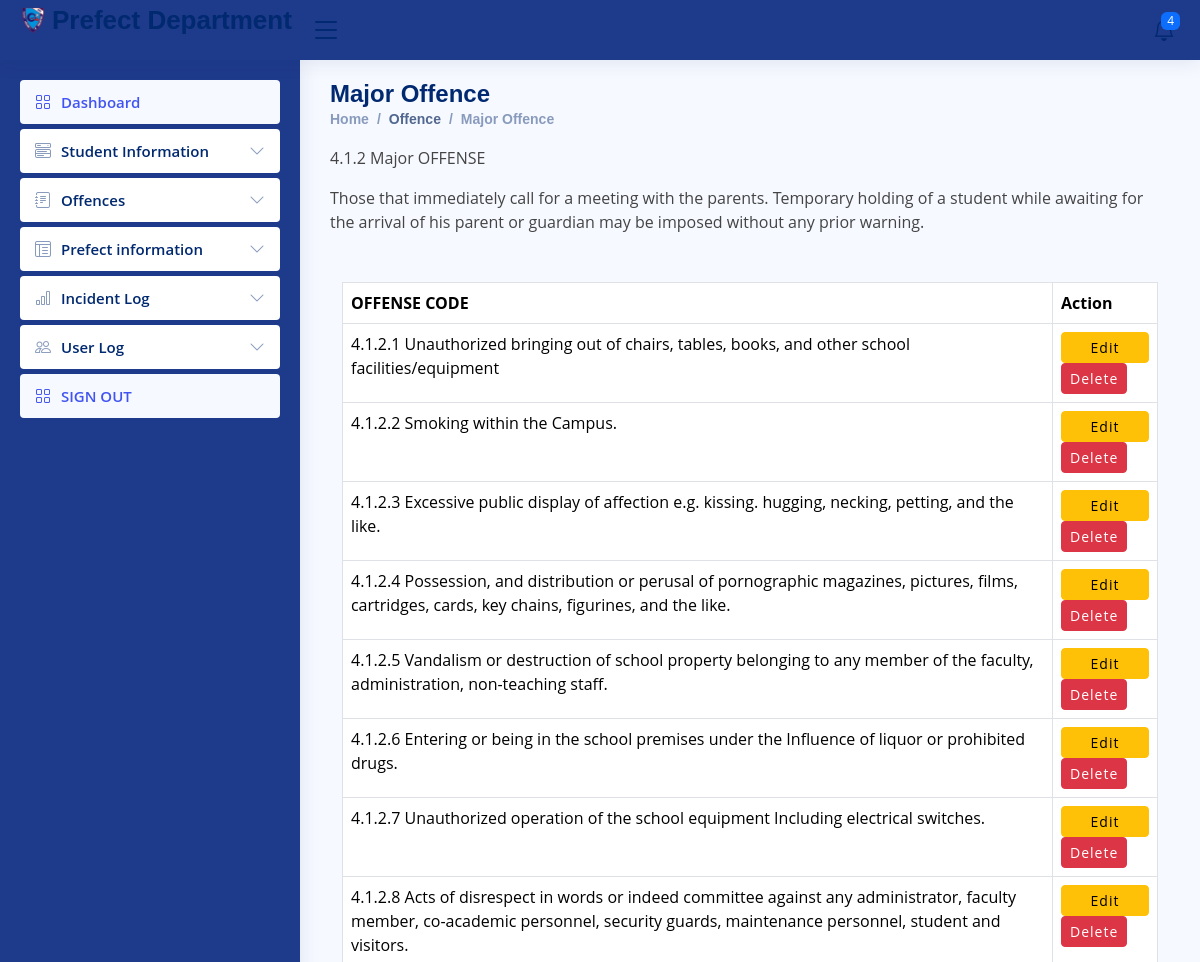
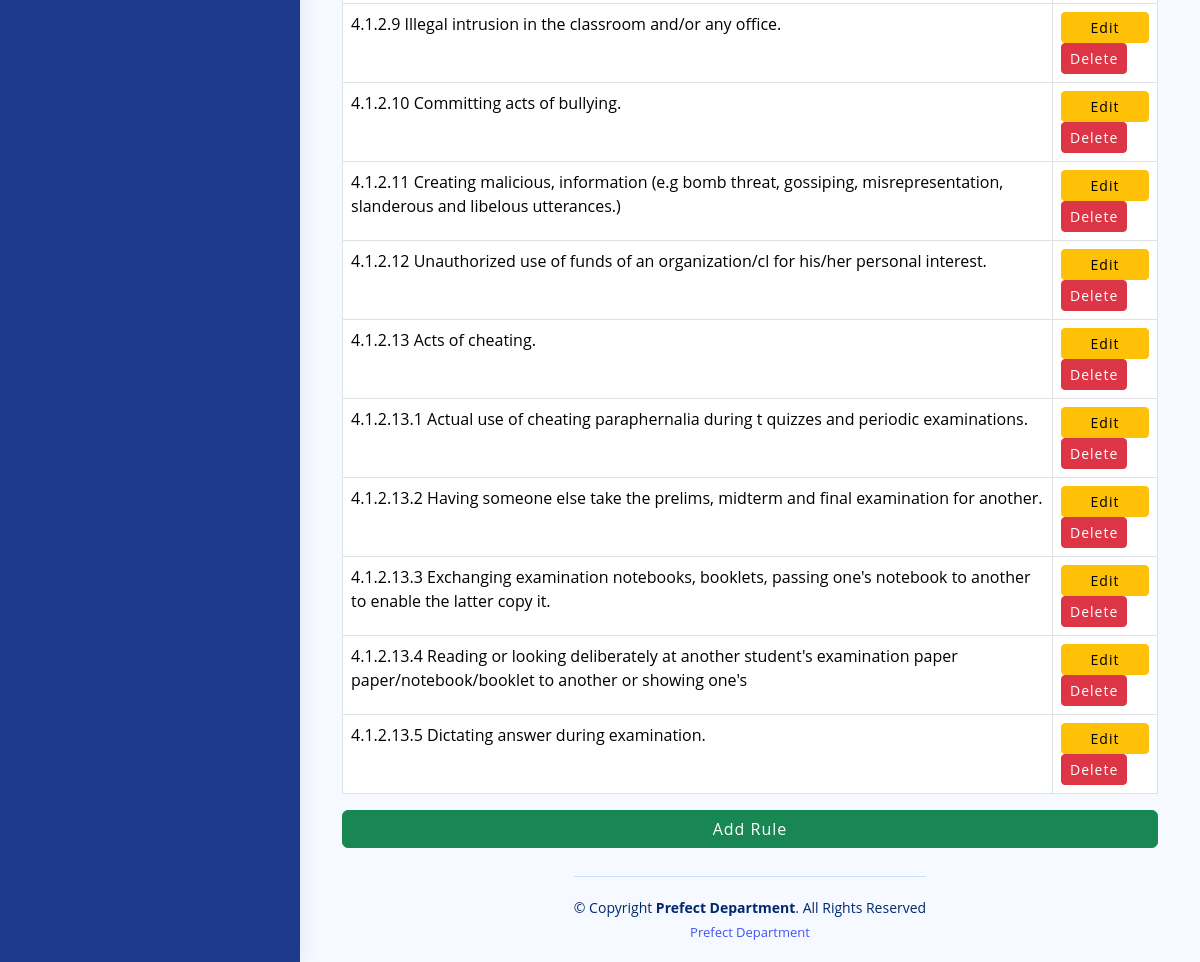
Page /Major.php (signed in) on the committed database (2 pictures, top to bottom).
### tables this page shows
CREATE TABLE `bcp_sms3_major` (
  `majorId` int(20) NOT NULL,
  `major` varchar(500) NOT NULL
);

### Major.php (the view, shortened to what this page needs)
<?php
  include('connect.php');
$query = "SELECT majorId, major FROM bcp_sms3_major";
$result = mysqli_query($connect, $query);
?>
<!DOCTYPE html>
<html lang="en">
<head>
  <link href="assets/vendor/bootstrap/css/bootstrap.min.css" rel="stylesheet">
  <link href="assets/vendor/bootstrap-icons/bootstrap-icons.css" rel="stylesheet">
  <link href="assets/vendor/simple-datatables/style.css" rel="stylesheet">
  <link href="assets/css/style.css" rel="stylesheet">
</head>
<body>
<?php include('C:\xampp\htdocs\Prefect\inc\header.php'); ?>
<?php include('C:\xampp\htdocs\Prefect\inc\adminsidebar.php'); ?>
  <main id="main" class="main">
    <div class="pagetitle">
      <h1>Major Offence</h1>
      <nav>
        <ol class="breadcrumb">
          <li class="breadcrumb-item"><a href="admin.php">Home</a></li>
          <li class="breadcrumb-item active">Offence</li>
          <li class="breadcrumb-item actxive">Major Offence</li>
        </ol>
      </nav>
    </div>
    <p>4.1.2 Major OFFENSE</p>
    <p>Those that immediately call for a meeting with the parents. Temporary holding of a student while awaiting for
    the arrival of his parent or guardian may be imposed without any prior warning.</p>
    <div class="container mt-5">
            <div class="text-bottom mb-2">
                <div class="position-relative">
                <table class="table table-bordered ">
                    <thead class="thead-dark">
                    <tr>
                        <th>OFFENSE CODE</th>
                        <th>Action</th>
                    </tr>
                    </thead>
                    </div>
                    <tbody>
                    <?php
if (mysqli_num_rows($result) > 0) {
    while ($row = mysqli_fetch_assoc($result)) {
        echo "<tr>
        <td>{$row['major']}</td>
        <td>
            <button class='btn btn-warning btn-sm editBtn'
                data-major='{$row['major']}'>
                Edit
            </button>
            <form method='POST' style='display:inline-block;' onsubmit='return confirm(\"Are you sure you want to delete this?\");'>
                <input type='hidden' name='majorId' value='{$row['majorId']}'>
                <input type='hidden' name='action' value='delete'>
                <button type='submit' class='btn btn-danger btn-sm'>Delete</button>
            </form>
        </td>
      </tr>";
    }
} else {
    echo "<tr><td colspan='6' class='text-center'>No Rules found</td></tr>";
}
?>
</tbody>
<button type="button" class="btn btn-success" data-toggle="modal" data-target="#addModal">Add Rule</button>
</div>
</main>
<?php include('C:\xampp\htdocs\Prefect\inc\footer.php'); ?>
</body>
</html>

### inc/header.php (shortened to what this page needs)
<header id="header" class="header fixed-top d-flex align-items-center">
  <div class="d-flex align-items-center justify-content-between">
      <a href="index.html" class="logo d-flex align-items-center">
        <img src="/logo.png" alt="">
          <span class="d-none d-lg-block">Prefect Department</span>
      </a>
    <i class="bi bi-list toggle-sidebar-btn"></i>
    </div>
    <nav class="header-nav ms-auto">
    <ul class="d-flex align-items-center">
    <li class="nav-item d-block d-lg-none">
    <li class="nav-item dropdown">
    <a class="nav-link nav-icon" href="#" data-bs-toggle="dropdown">
    <i class="bi bi-bell"></i>
    <span class="badge bg-primary badge-number">4</span>
    </a>
    </li>
    </nav>
  </header>

### inc/adminsidebar.php (shortened to what this page needs)
<aside id="sidebar" class="sidebar">
<ul class="sidebar-nav" id="sidebar-nav">
  <li class="nav-item">
    <a class="nav-link " href="admin.php">
      <i class="bi bi-grid"></i>
      <span>Dashboard</span>
    </a>
  </li>
  <li class="nav-item">
    <a class="nav-link collapsed" data-bs-target="#components-nav" data-bs-toggle="collapse" href="#">
      <i class="bi bi-menu-button-wide"></i><span>Student Information</span><i class="bi bi-chevron-down ms-auto"></i>
    </a>
  </li>
  <li class="nav-item">
    <a class="nav-link collapsed" data-bs-target="#forms-nav" data-bs-toggle="collapse" href="#">
      <i class="bi bi-journal-text"></i><span>Offences</span><i class="bi bi-chevron-down ms-auto"></i>
    </a>
  </li>
  <li class="nav-item">
    <a class="nav-link collapsed" data-bs-target="#tables-nav" data-bs-toggle="collapse" href="#">
      <i class="bi bi-layout-text-window-reverse"></i><span>Prefect information</span><i class="bi bi-chevron-down ms-auto"></i>
    </a>
  </li>
  <li class="nav-item">
    <a class="nav-link collapsed" data-bs-target="#charts-nav" data-bs-toggle="collapse" href="#">
      <i class="bi bi-bar-chart"></i><span>Incident Log</span><i class="bi bi-chevron-down ms-auto"></i>
    </a>
  </li>
  <li class="nav-item">
    <a class="nav-link collapsed" data-bs-target="#icon-nav" data-bs-toggle="collapse" href="#">
      <i class="bi bi-people"></i><span>User Log</span><i class="bi bi-chevron-down ms-auto"></i>
    </a>
  </li>
  <li class="nav-item">
    <a class="nav-link " id="logout" href="/logout.php">
      <i class="bi bi-grid"></i>
      <span>SIGN OUT</span>
    </a>
  </li>
</aside>

### inc/footer.php
<footer id="footer" class="footer">
    <div class="copyright">
      &copy; Copyright <strong><span>Prefect Department</span></strong>. All Rights Reserved
    </div>
    <div class="credits">
    <a href="">Prefect Department</a>
    </div>
  </footer>

### assets/css/style.css (style rules this page uses)
:root { scroll-behavior: smooth; }
body { font-family: "Open Sans", sans-serif; background: #f6f9ff; color: #444444; }
a { color: #4154f1; text-decoration: none; }
h1, h2, h3, h4, h5, h6 { font-family: "Nunito", sans-serif; }
#main { margin-top: 60px; padding: 20px 30px; transition: all 0.3s; }
.pagetitle { margin-bottom: 10px; }
.pagetitle h1 { font-size: 24px; margin-bottom: 0; font-weight: 600; color: #012970; }
.breadcrumb { font-size: 14px; font-family: "Nunito", sans-serif; color: #899bbd; font-weight: 600; }
.breadcrumb a { color: #899bbd; transition: 0.3s; }
.breadcrumb .breadcrumb-item::before { color: #899bbd; }
.breadcrumb .active { color: #51678f; font-weight: 600; }
.logo { line-height: 1; }
@media (min-width: 1200px) { .logo { width: 280px; } }
.logo img { max-height: 26px; margin-right: 6px; }
.logo span { font-size: 26px; font-weight: 700; color: #012970; font-family: "Nunito", sans-serif; }
.header { transition: all 0.5s; z-index: 997; height: 60px; box-shadow: 0px 2px 20px rgba(1, 41, 112, 0.1); background-color:#1e3a8a ; padding-left: 20px; }
.header .toggle-sidebar-btn { font-size: 32px; padding-left: 10px; cursor: pointer; color: #012970; }
.header-nav ul { list-style: none; }
.header-nav>ul { margin: 0; padding: 0; }
.header-nav .nav-icon { font-size: 22px; color: #012970; margin-right: 25px; position: relative; }
.header-nav .badge-number { position: absolute; inset: -2px -5px auto auto; font-weight: normal; font-size: 12px; padding: 3px 6px; }
.sidebar { position: fixed; top: 60px; left: 0; bottom: 0; width: 300px; z-index: 996; transition: all 0.3s; padding: 20px; overflow-y: auto; scrollbar-width: thin; scrollbar-color: #aab7cf transparent; box-shadow: 0px 0px 20px rgba(1, 41, 112, 0.1); background-color:#1e3a8a; }
@media (min-width: 1200px) { #main, #footer { margin-left: 300px; } }
.sidebar-nav { padding: 0; margin: 0; list-style: none; }
.sidebar-nav li { padding: 0; margin: 0; list-style: none; }
.sidebar-nav .nav-item { margin-bottom: 5px; }
.sidebar-nav .nav-link { display: flex; align-items: center; font-size: 15px; font-weight: 600; color: #4154f1; transition: 0.3; background: #f6f9ff; padding: 10px 15px; border-radius: 4px; }
.sidebar-nav .nav-link i { font-size: 16px; margin-right: 10px; color: #4154f1; }
.sidebar-nav .nav-link.collapsed { color: #012970; background: #fff; }
.sidebar-nav .nav-link.collapsed i { color: #899bbd; }
.sidebar-nav .nav-link .bi-chevron-down { margin-right: 0; transition: transform 0.2s ease-in-out; }
.footer { padding: 20px 0; font-size: 14px; transition: all 0.3s; border-top: 1px solid #cddfff; }
.footer .copyright { text-align: center; color: #012970; }
.footer .credits { padding-top: 5px; text-align: center; font-size: 13px; color: #012970; }

### assets/css/login.css (style rules this page uses)
body { background-color: #f4f4f4; font-family: 'Segoe UI', Tahoma, Geneva, Verdana, sans-serif; display: flex; flex-direction: column; align-items: center; justify-content: center; min-height: 100vh; margin: 0; padding: 0; background-image: linear-gradient(135deg, #6b73ff 0%, #000dff 100%); }
.logo { text-align: center; margin-bottom: 20px; }
.logo img { max-width: 100px; height: auto; }
button { background-color: #007BFF; color: white; padding: 12px 20px; border: none; border-radius: 25px; width: 100%; cursor: pointer; font-size: 1.2em; font-weight: bold; letter-spacing: 1px; transition: background-color 0.3s ease, transform 0.3s ease; }

### rows in the picture
bcp_sms3_major: major "4.1.2.1 Unauthorized bringing out of chairs, tables, books, and other school facilities/equipment"
bcp_sms3_major: major "4.1.2.2 Smoking within the Campus."
bcp_sms3_major: major "4.1.2.3 Excessive public display of affection e.g. kissing. hugging, necking, petting, and the like."
bcp_sms3_major: major "4.1.2.4 Possession, and distribution or perusal of pornographic magazines, pictures, films, cartridges, cards, key chains, figurines, and the like."
bcp_sms3_major: major "4.1.2.5 Vandalism or destruction of school property belonging to any member of the faculty, administration, non-teaching staff."
bcp_sms3_major: major "4.1.2.6 Entering or being in the school premises under the Influence of liquor or prohibited drugs."
bcp_sms3_major: major "4.1.2.7 Unauthorized operation of the school equipment Including electrical switches."
bcp_sms3_major: major "4.1.2.8 Acts of disrespect in words or indeed committee against any administrator, faculty member, co-academic personnel, security guards, maintenance personnel, student and visitors."
bcp_sms3_major: major "4.1.2.9 Illegal intrusion in the classroom and/or any office."
bcp_sms3_major: major "4.1.2.10 Committing acts of bullying."
bcp_sms3_major: major "4.1.2.11 Creating malicious, information (e.g bomb threat, gossiping, misrepresentation, slanderous and libelous utterances.)"
bcp_sms3_major: major "4.1.2.12 Unauthorized use of funds of an organization/cl for his/her personal interest."
bcp_sms3_major: major "4.1.2.13 Acts of cheating."
bcp_sms3_major: major "4.1.2.13.1 Actual use of cheating paraphernalia during t quizzes and periodic examinations."
bcp_sms3_major: major "4.1.2.13.2 Having someone else take the prelims, midterm and final examination for another."
bcp_sms3_major: major "4.1.2.13.3 Exchanging examination notebooks, booklets, passing one's notebook to another to enable the latter copy it."
bcp_sms3_major: major "4.1.2.13.4 Reading or looking deliberately at another student's examination paper paper/notebook/booklet to another or showing one's"
bcp_sms3_major: major "4.1.2.13.5 Dictating answer during examination."
